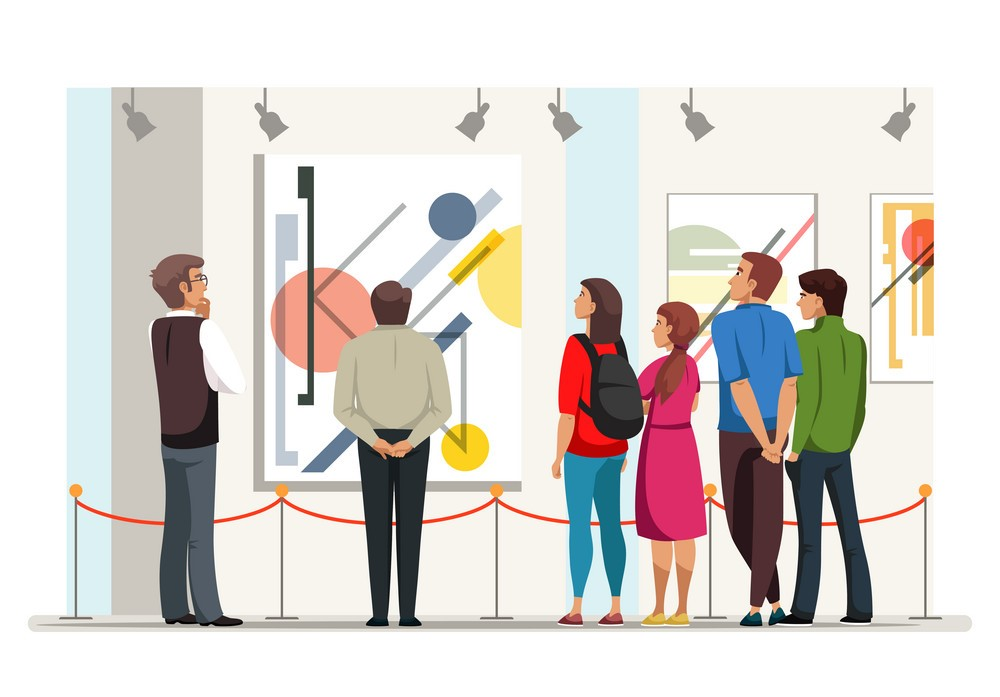
#> input picture Ticket Booking Chatbot for Crowded Areas/art-museum.jpg, 1000 x 697 px, given in place of the camera
$ python Main.py
#> lines starting #> are read from the running program, lines starting #| are printed output that depends on the picture
# Webcam Motion Detector
import cv2, pandas
from datetime import datetime

# Assigning our static_back to None
static_back = None

# List when any moving object appear
motion_list = [ None, None ]

# Time of movement
movetime = []

# Initializing DataFrame, one column is start
# time and other column is end time
df = pandas.DataFrame(columns = ["Start", "End"])

# Capturing video
#url="http://.168.1.2:8080/video" #url to the cam or use webcam
video = cv2.VideoCapture(0)
fourcc = cv2.VideoWriter_fourcc(*'XVID')
name=str(datetime.now())
name=name.replace(':',"-")
name = name[:19]
path='D:\Docs\Projects\Motion Activated Recording for Optimized Storage\Detected at '+ name +'.avi'
out = cv2.VideoWriter(path,fourcc, 20.0, (640,480))

# Infinite while loop to treat stack of image as video
while True:
	# Reading frame(image) from video
	check, frame = video.read()
#> frame is the input picture: shape (697, 1000, 3); mean B, G, R 209.4, 213.8, 218.8
	font = cv2.FONT_HERSHEY_PLAIN
	cv2.putText(frame, str(datetime.now()), (20, 40),font, 2, (255, 255, 255), 2, cv2.LINE_AA)

	# Initializing motion = 0(no motion)
	motion = 0

	# Converting color image to gray_scale image
	gray = cv2.cvtColor(frame, cv2.COLOR_BGR2GRAY)
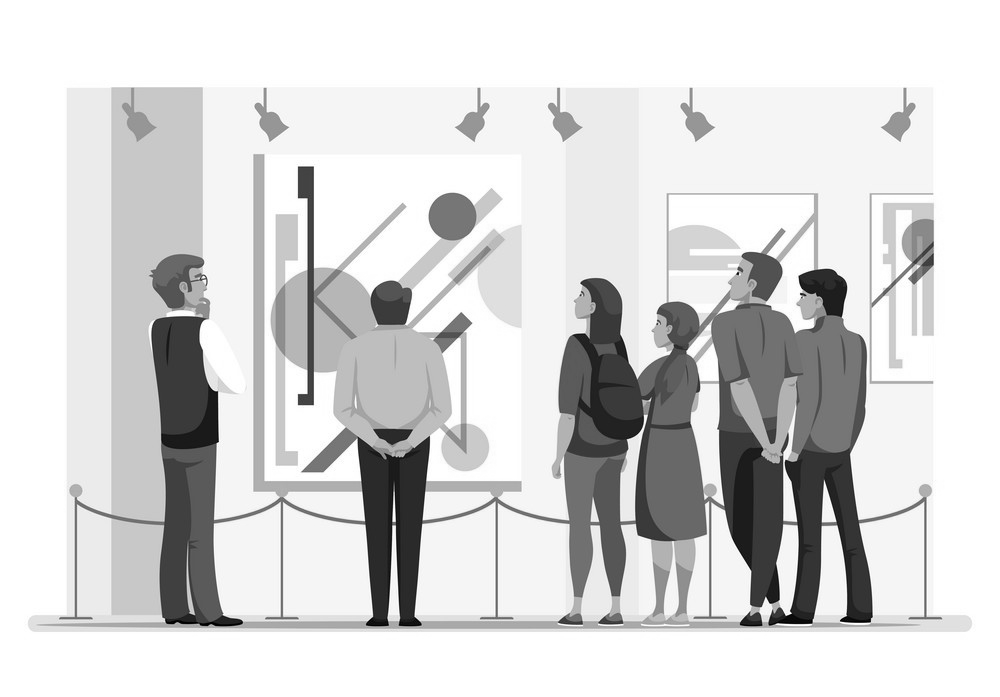
#> gray: shape (697, 1000); min 0, max 255, mean 214.7

	# Converting gray scale image to GaussianBlur
	# so that change can be find easily
	gray = cv2.GaussianBlur(gray, (21, 21), 0)
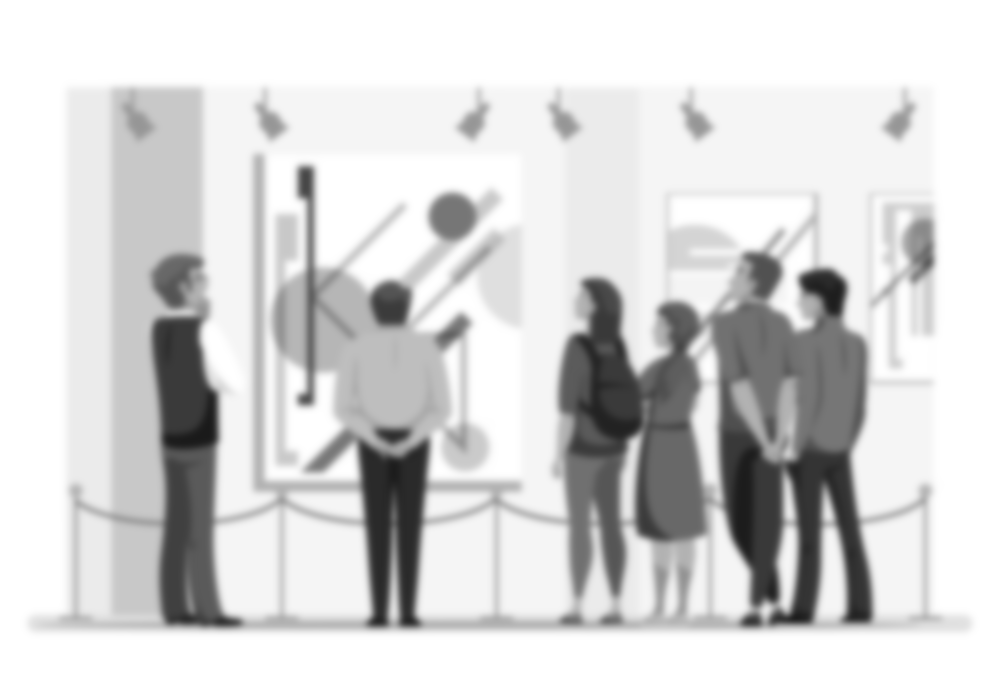
#> gray: shape (697, 1000); min 26, max 255, mean 214.8

	# In first iteration we assign the value
	# of static_back to our first frame
	if static_back is None:
		static_back = gray
		continue

	# Difference between static background
	# and current frame(which is GaussianBlur)
	diff_frame = cv2.absdiff(static_back, gray)

	# If change in between static background and
	# current frame is greater than 30 it will show white color(255)
	thresh_frame = cv2.threshold(diff_frame, 60, 255, cv2.THRESH_BINARY)[1]
	thresh_frame = cv2.dilate(thresh_frame, None, iterations = 2)

	# Finding contour of moving object
	cnts,_ = cv2.findContours(thresh_frame.copy(),
					cv2.RETR_EXTERNAL, cv2.CHAIN_APPROX_SIMPLE)

	for contour in cnts:
		if cv2.contourArea(contour) < 10000:
			continue
		motion = 1

		(x, y, w, h) = cv2.boundingRect(contour)
		# making green rectangle around the moving object
		cv2.rectangle(frame, (x, y), (x + w, y + h), (0, 255, 0), 3)


	# Appending status of motion
	motion_list.append(motion)

	motion_list = motion_list[-2:]
	#print(motion_list)

	# Appending Start time of motion
	if motion_list[-1] == 1 and motion_list[-2] == 0:
		movetime.append(datetime.now())

	if motion_list[0]==1 and motion_list[1]==1:
		out.write(frame)

	# Appending End time of motion
	if motion_list[-1] == 0 and motion_list[-2] == 1:
		movetime.append(datetime.now())

	# Displaying image in gray_scale
	cv2.imshow("Gray Frame", gray)

	# Displaying the difference in currentframe to
	# the staticframe(very first_frame)
	cv2.imshow("Difference Frame", diff_frame)

	# Displaying the black and white image in which if
	# intensity difference greater than 30 it will appear white
	cv2.imshow("Threshold Frame", thresh_frame)

	# Displaying color frame with contour of motion of object
	cv2.imshow("Color Frame", frame)

	key = cv2.waitKey(1)
	# if q entered whole process will stop
	if key == ord('q'):
		# if something is movingthen it append the end time of movement
		if motion == 1:
			movetime.append(datetime.now())
		break


# Appending time of motion in DataFrame
for i in range(0, len(movetime), 2):
	df = df._append({"Start":movetime[i], "End":movetime[i + 1]}, ignore_index = True)
#> this loop made 0 passes

# Creating a CSV file in which time of movements will be saved
df.to_csv("Timestamps.csv")

video.release()
# Destroying all the windows
cv2.destroyAllWindows()
